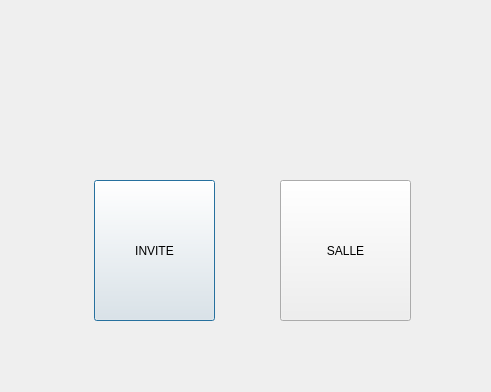
<?xml version="1.0" encoding="UTF-8"?>
<ui version="4.0">
 <class>dialoginv</class>
 <widget class="QDialog" name="dialoginv">
  <property name="geometry">
   <rect>
    <x>0</x>
    <y>0</y>
    <width>491</width>
    <height>392</height>
   </rect>
  </property>
  <property name="windowTitle">
   <string>Dialog</string>
  </property>
  <property name="styleSheet">
   <string notr="true">border-image: url(:/image/image/passage.jpg);</string>
  </property>
  <widget class="QPushButton" name="invite">
   <property name="geometry">
    <rect>
     <x>94</x>
     <y>180</y>
     <width>121</width>
     <height>141</height>
    </rect>
   </property>
   <property name="styleSheet">
    <string notr="true">border-image: url(:/image/image/Capture53.png);</string>
   </property>
   <property name="text">
    <string>INVITE</string>
   </property>
  </widget>
  <widget class="QPushButton" name="salle">
   <property name="geometry">
    <rect>
     <x>280</x>
     <y>180</y>
     <width>131</width>
     <height>141</height>
    </rect>
   </property>
   <property name="styleSheet">
    <string notr="true">border-image: url(:/image/image/Capture53.png);</string>
   </property>
   <property name="text">
    <string>SALLE</string>
   </property>
  </widget>
 </widget>
 <resources/>
 <connections/>
</ui>
